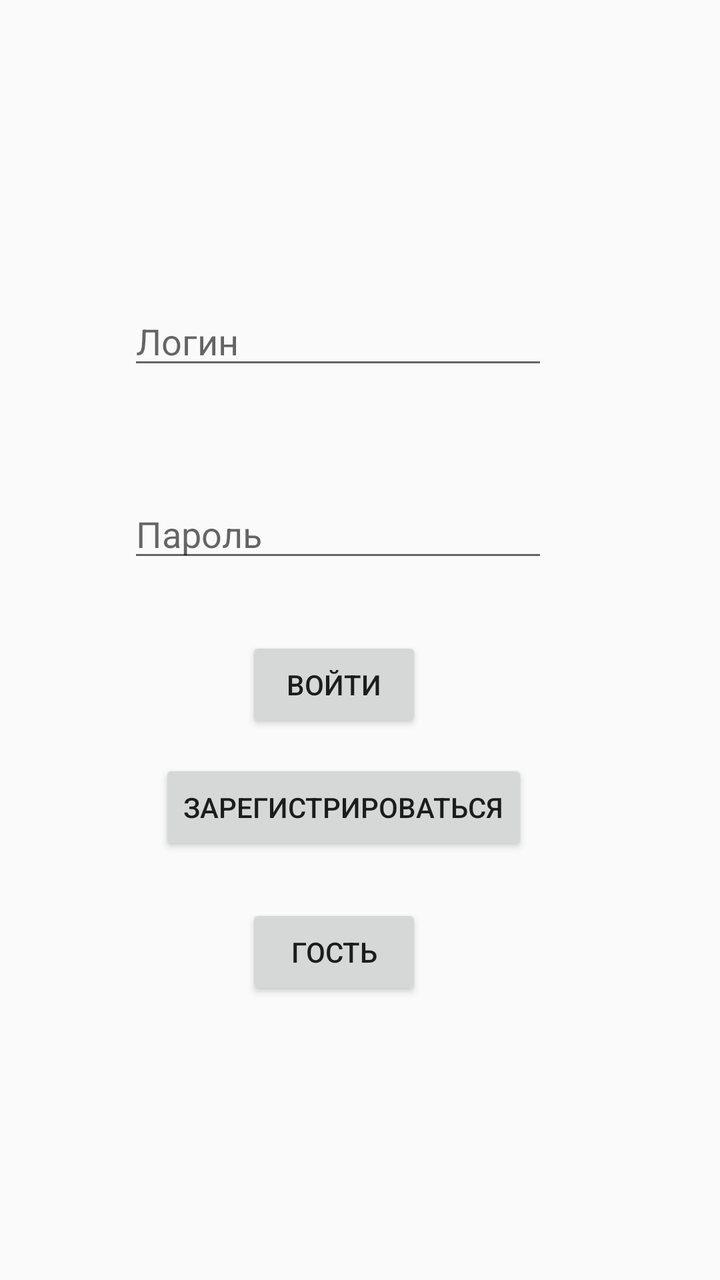
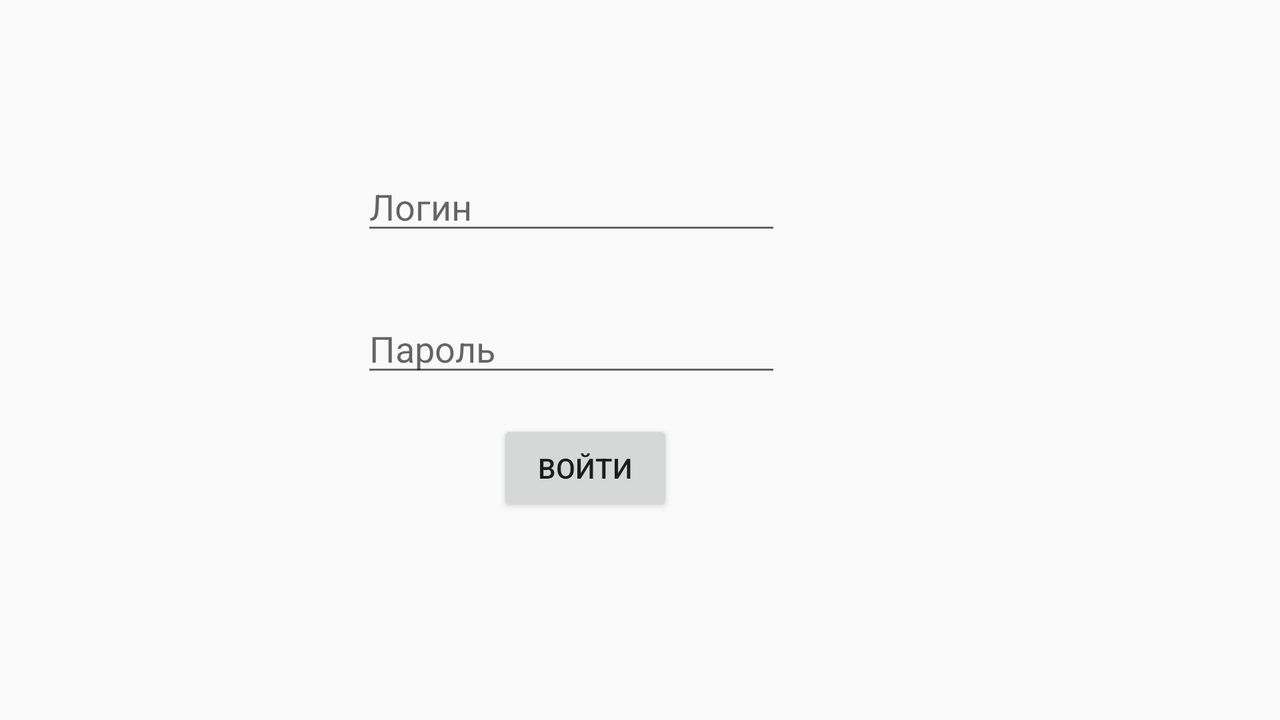

Compare how this app lays out the same screen by default and in its alternative resource folder. The renders come first, then the two layout files and the values they reference.
<!-- AndroidManifest.xml: application theme AppTheme -->
<!-- res/layout/activity_login.xml -->
<?xml version="1.0" encoding="utf-8"?>
                                                    <android.support.constraint.ConstraintLayout xmlns:android="http://schemas.android.com/apk/res/android"
    xmlns:app="http://schemas.android.com/apk/res-auto"
    xmlns:tools="http://schemas.android.com/tools"
    android:layout_width="match_parent"
    android:layout_height="match_parent"
    tools:context=".Login">

    <EditText
        android:id="@+id/login"
        android:layout_width="wrap_content"
        android:layout_height="wrap_content"
        android:layout_marginStart="8dp"
        android:layout_marginTop="8dp"
        android:layout_marginEnd="8dp"
        android:layout_marginBottom="8dp"
        android:ems="10"
        android:inputType="textPersonName"
        android:hint="@string/login"
        app:layout_constraintBottom_toBottomOf="parent"
        app:layout_constraintEnd_toEndOf="parent"
        app:layout_constraintHorizontal_bias="0.417"
        app:layout_constraintStart_toStartOf="parent"
        app:layout_constraintTop_toTopOf="parent"
        app:layout_constraintVertical_bias="0.241" />

    <EditText
        android:id="@+id/password"
        android:layout_width="wrap_content"
        android:layout_height="wrap_content"
        android:layout_marginStart="8dp"
        android:layout_marginTop="8dp"
        android:layout_marginEnd="8dp"
        android:layout_marginBottom="8dp"
        android:ems="10"
        android:hint="@string/passspord"
        android:inputType="textPassword"
        app:layout_constraintBottom_toBottomOf="parent"
        app:layout_constraintEnd_toEndOf="parent"
        app:layout_constraintHorizontal_bias="0.417"
        app:layout_constraintStart_toStartOf="parent"
        app:layout_constraintTop_toBottomOf="@+id/login"
        app:layout_constraintVertical_bias="0.12" />

    <Button
        android:id="@+id/vhod"
        android:layout_width="wrap_content"
        android:layout_height="wrap_content"
        android:layout_marginStart="8dp"
        android:layout_marginTop="8dp"
        android:layout_marginEnd="8dp"
        android:layout_marginBottom="8dp"
        android:onClick="go"
        android:text="@string/log_in"
        app:layout_constraintBottom_toBottomOf="parent"
        app:layout_constraintEnd_toEndOf="parent"
        app:layout_constraintHorizontal_bias="0.449"
        app:layout_constraintStart_toStartOf="parent"
        app:layout_constraintTop_toBottomOf="@+id/password"
        app:layout_constraintVertical_bias="0.084" />

    <Button
        android:id="@+id/reg"
        android:layout_width="wrap_content"
        android:layout_height="wrap_content"
        android:layout_marginStart="8dp"
        android:layout_marginTop="8dp"
        android:layout_marginEnd="8dp"
        android:layout_marginBottom="8dp"
        android:text="@string/log_up"
        app:layout_constraintBottom_toBottomOf="parent"
        app:layout_constraintEnd_toEndOf="parent"
        app:layout_constraintHorizontal_bias="0.449"
        app:layout_constraintStart_toStartOf="parent"
        app:layout_constraintTop_toBottomOf="@+id/vhod"
        app:layout_constraintVertical_bias="0.026" />

    <TextView
        android:id="@+id/textView"
        android:layout_width="171dp"
        android:layout_height="58dp"
        android:layout_marginStart="8dp"
        android:layout_marginTop="8dp"
        android:layout_marginEnd="8dp"
        android:layout_marginBottom="8dp"
        android:gravity="center"
        android:textColor="@color/red"
        android:textSize="15dp"
        android:textStyle="bold"
        app:layout_constraintBottom_toBottomOf="parent"
        app:layout_constraintEnd_toEndOf="parent"
        app:layout_constraintHorizontal_bias="0.419"
        app:layout_constraintStart_toStartOf="parent"
        app:layout_constraintTop_toBottomOf="@+id/button4"
        app:layout_constraintVertical_bias="0.1" />

    <Button
        android:id="@+id/button4"
        android:layout_width="wrap_content"
        android:layout_height="wrap_content"
        android:layout_marginStart="8dp"
        android:layout_marginTop="8dp"
        android:layout_marginEnd="8dp"
        android:layout_marginBottom="8dp"
        android:text="Гость"
        app:layout_constraintBottom_toBottomOf="parent"
        app:layout_constraintEnd_toEndOf="parent"
        app:layout_constraintHorizontal_bias="0.449"
        app:layout_constraintStart_toStartOf="parent"
        app:layout_constraintTop_toBottomOf="@+id/reg"
        app:layout_constraintVertical_bias="0.111"
        android:onClick="gost"/>
</android.support.constraint.ConstraintLayout>
<!-- resources referenced by this layout -->
<resources>
  <color name="red">#ff0000</color>
  <string name="log_in">Войти</string>
  <string name="log_up">Зарегистрироваться</string>
  <string name="login">Логин</string>
  <string name="passspord">Пароль</string>
  <style name="AppTheme" parent="Theme.AppCompat.DayNight.NoActionBar">
          
          <item name="colorPrimary">@color/colorPrimary</item>
          <item name="colorPrimaryDark">@color/colorPrimaryDark</item>
          <item name="colorAccent">@color/colorAccent</item>
      </style>
  <color name="colorPrimary">#4682B4</color>
  <color name="colorPrimaryDark">#4682B4</color>
  <color name="colorAccent">#0000ff</color>
</resources>
<!-- res/layout-land/activity_login.xml (the repository's variant of the layout above) -->
<!-- drawn on the phone turned sideways -->
<?xml version="1.0" encoding="utf-8"?>
<android.support.constraint.ConstraintLayout
    xmlns:android="http://schemas.android.com/apk/res/android"
    xmlns:app="http://schemas.android.com/apk/res-auto"
    xmlns:tools="http://schemas.android.com/tools"
    android:layout_width="match_parent"
    android:layout_height="match_parent">

    <EditText
        android:id="@+id/login"
        android:layout_width="wrap_content"
        android:layout_height="wrap_content"
        android:layout_marginStart="8dp"
        android:layout_marginTop="8dp"
        android:layout_marginEnd="8dp"
        android:layout_marginBottom="8dp"
        android:ems="10"
        android:inputType="textPersonName"
        android:hint="@string/login"
        app:layout_constraintBottom_toBottomOf="parent"
        app:layout_constraintEnd_toEndOf="parent"
        app:layout_constraintHorizontal_bias="0.417"
        app:layout_constraintStart_toStartOf="parent"
        app:layout_constraintTop_toTopOf="parent"
        app:layout_constraintVertical_bias="0.241" />

    <EditText
        android:id="@+id/password"
        android:layout_width="wrap_content"
        android:layout_height="wrap_content"
        android:layout_marginStart="8dp"
        android:layout_marginTop="8dp"
        android:layout_marginEnd="8dp"
        android:layout_marginBottom="8dp"
        android:ems="10"
        android:hint="@string/passspord"
        android:inputType="textPassword"
        app:layout_constraintBottom_toBottomOf="parent"
        app:layout_constraintEnd_toEndOf="parent"
        app:layout_constraintHorizontal_bias="0.417"
        app:layout_constraintStart_toStartOf="parent"
        app:layout_constraintTop_toBottomOf="@+id/login"
        app:layout_constraintVertical_bias="0.12" />

    <Button
        android:id="@+id/button"
        android:layout_width="wrap_content"
        android:layout_height="wrap_content"
        android:layout_marginStart="8dp"
        android:layout_marginTop="8dp"
        android:layout_marginEnd="8dp"
        android:layout_marginBottom="8dp"
        android:onClick="go"
        android:text="@string/log_in"
        app:layout_constraintBottom_toBottomOf="parent"
        app:layout_constraintEnd_toEndOf="parent"
        app:layout_constraintHorizontal_bias="0.449"
        app:layout_constraintStart_toStartOf="parent"
        app:layout_constraintTop_toBottomOf="@+id/password"
        app:layout_constraintVertical_bias="0.084" />

    <TextView
        android:id="@+id/textView"
        android:layout_width="88dp"
        android:layout_height="27dp"
        android:layout_marginStart="8dp"
        android:layout_marginTop="8dp"
        android:layout_marginEnd="8dp"
        android:layout_marginBottom="8dp"
        android:gravity="center"
        android:textColor="@color/red"
        android:textSize="15dp"
        android:textStyle="bold"
        app:layout_constraintBottom_toBottomOf="parent"
        app:layout_constraintEnd_toEndOf="parent"
        app:layout_constraintHorizontal_bias="0.449"
        app:layout_constraintStart_toStartOf="parent"
        app:layout_constraintTop_toBottomOf="@+id/button"
        app:layout_constraintVertical_bias="0.035" />
</android.support.constraint.ConstraintLayout>
<!-- resources referenced by the variant -->
<!-- as the phone turned sideways resolves them -->
<resources>
  <color name="red">#ff0000</color>
  <string name="log_in">Войти</string>
  <string name="login">Логин</string>
  <string name="passspord">Пароль</string>
  <style name="AppTheme" parent="Theme.AppCompat.DayNight.NoActionBar">
          
          <item name="colorPrimary">@color/colorPrimary</item>
          <item name="colorPrimaryDark">@color/colorPrimaryDark</item>
          <item name="colorAccent">@color/colorAccent</item>
      </style>
  <color name="colorPrimary">#4682B4</color>
  <color name="colorPrimaryDark">#4682B4</color>
  <color name="colorAccent">#0000ff</color>
</resources>
